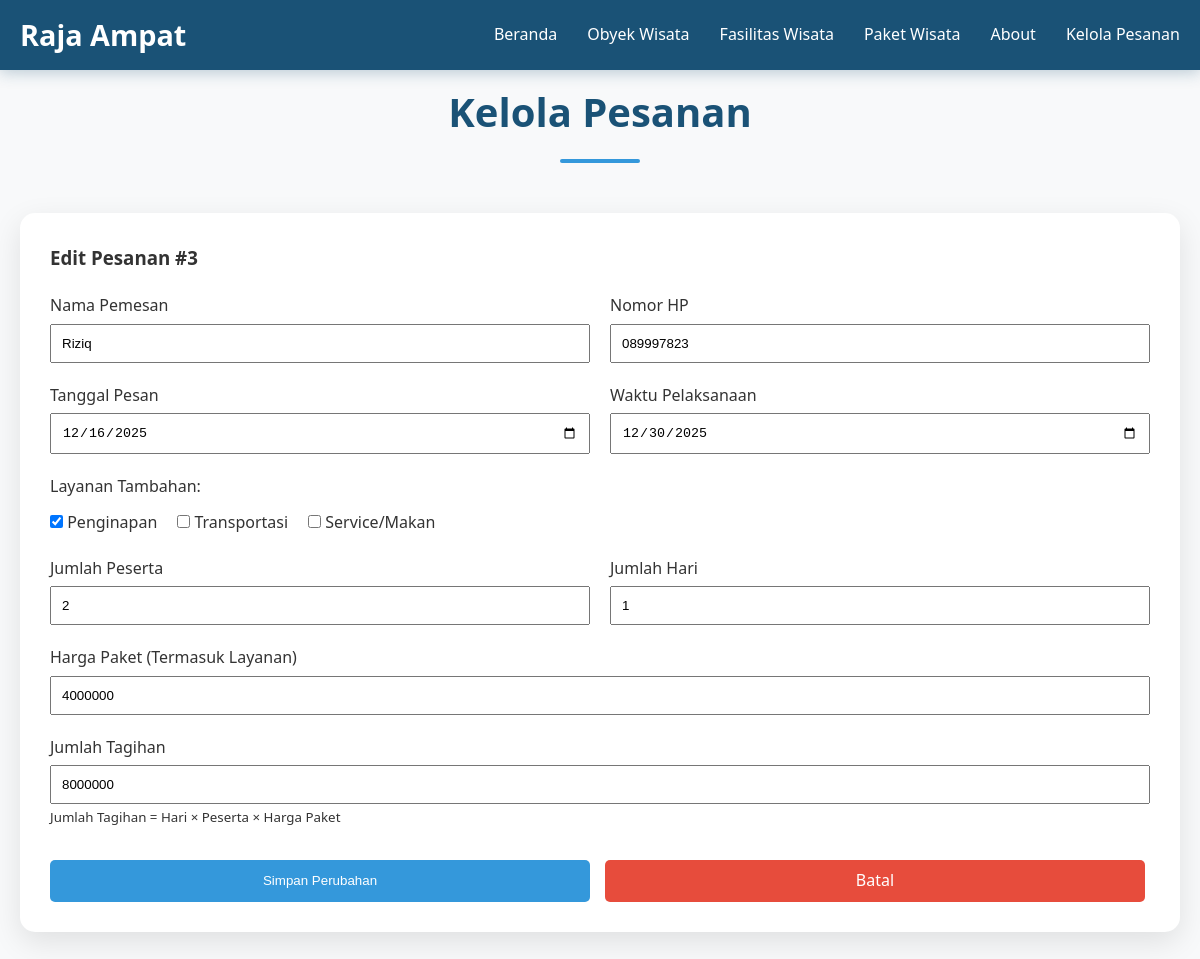
The page /modifikasi_pesanan.php?edit=3 on the database its author committed.
### tables this page shows
CREATE TABLE `pesanan` (
  `id` int(11) NOT NULL,
  `nama_pemesan` varchar(100) NOT NULL,
  `nomor_hp` varchar(20) NOT NULL,
  `tanggal_pesan` date NOT NULL,
  `waktu_pelaksanaan` date NOT NULL,
  `penginapan` tinyint(1) DEFAULT 0,
  `transportasi` tinyint(1) DEFAULT 0,
  `service_makan` tinyint(1) DEFAULT 0,
  `jumlah_peserta` int(11) NOT NULL,
  `jumlah_hari` int(11) NOT NULL,
  `harga_paket` int(11) NOT NULL,
  `jumlah_tagihan` int(11) NOT NULL,
  `created_at` timestamp NOT NULL DEFAULT current_timestamp()
);

### modifikasi_pesanan.php (the view, shortened to what this page needs)
<?php
require_once 'koneksi.php';
$edit_data = null;
if (isset($_GET['edit'])) {
    $edit_id = (int)$_GET['edit'];
    $edit_sql = "SELECT * FROM pesanan WHERE id = $edit_id";
    $edit_result = mysqli_query($conn, $edit_sql);
    if ($edit_result && mysqli_num_rows($edit_result) > 0) {
        $edit_data = mysqli_fetch_assoc($edit_result);
    }
}
?>
<!DOCTYPE html>
<html lang="id">
<head>
    <link rel="stylesheet" href="style.css">
</head>
<body>
    <?php include 'navbar.php'; ?>
    <section class="admin-section">
        <div class="container">
            <h2 class="section-title">Kelola Pesanan</h2>
            <div class="admin-container">
                <?php if ($edit_data): ?>
                    <h3>Edit Pesanan #<?php echo $edit_data['id']; ?></h3>
                    <form method="POST" action="" style="margin-top: 20px;">
                        <div style="display: grid; grid-template-columns: 1fr 1fr; gap: 20px; margin-bottom: 20px;">
                            <div>
                                <label>Nama Pemesan</label>
                                <input type="text" name="nama" value="<?php echo htmlspecialchars($edit_data['nama_pemesan']); ?>" required style="width: 100%; padding: 10px; margin-top: 5px;">
                            </div>
                            <div>
                                <label>Nomor HP</label>
                                <input type="tel" name="nomor_hp" value="<?php echo htmlspecialchars($edit_data['nomor_hp']); ?>" required style="width: 100%; padding: 10px; margin-top: 5px;">
                            </div>
                        </div>
                        <div style="display: grid; grid-template-columns: 1fr 1fr; gap: 20px; margin-bottom: 20px;">
                            <div>
                                <label>Tanggal Pesan</label>
                                <input type="date" name="tanggal_pesan" value="<?php echo $edit_data['tanggal_pesan']; ?>" required style="width: 100%; padding: 10px; margin-top: 5px;">
                            </div>
                            <div>
                                <label>Waktu Pelaksanaan</label>
                                <input type="date" name="waktu_pelaksanaan" value="<?php echo $edit_data['waktu_pelaksanaan']; ?>" required style="width: 100%; padding: 10px; margin-top: 5px;">
                            </div>
                        </div>
                        <div style="margin-bottom: 20px;">
                            <label style="display: block; margin-bottom: 10px;">Layanan Tambahan:</label>
                            <div style="display: flex; gap: 20px;">
                                <label>
                                    <input type="checkbox" name="penginapan" value="1" <?php echo $edit_data['penginapan'] ? 'checked' : ''; ?>>
                                    Penginapan
                                </label>
                                <label>
                                    <input type="checkbox" name="transportasi" value="1" <?php echo $edit_data['transportasi'] ? 'checked' : ''; ?>>
                                    Transportasi
                                </label>
                                <label>
                                    <input type="checkbox" name="service_makan" value="1" <?php echo $edit_data['service_makan'] ? 'checked' : ''; ?>>
                                    Service/Makan
                                </label>
                            </div>
                        </div>
                        <div style="display: grid; grid-template-columns: 1fr 1fr; gap: 20px; margin-bottom: 20px;">
                            <div>
                                <label>Jumlah Peserta</label>
                                <input type="number" name="jumlah_peserta" value="<?php echo $edit_data['jumlah_peserta']; ?>" min="1" required style="width: 100%; padding: 10px; margin-top: 5px;">
                            </div>
                            <div>
                                <label>Jumlah Hari</label>
                                <input type="number" name="jumlah_hari" value="<?php echo $edit_data['jumlah_hari']; ?>" min="1" required style="width: 100%; padding: 10px; margin-top: 5px;">
                            </div>
                        </div>
                        <div style="margin-bottom: 20px;">
                            <label>Harga Paket (Termasuk Layanan)</label>
                            <input type="number" name="harga_paket_total" value="<?php echo $edit_data['harga_paket']; ?>" required style="width: 100%; padding: 10px; margin-top: 5px;">
                        </div>
                        <div style="margin-bottom: 20px;">
                            <label>Jumlah Tagihan</label>
                            <input type="number" name="jumlah_tagihan" value="<?php echo $edit_data['jumlah_tagihan']; ?>" required style="width: 100%; padding: 10px; margin-top: 5px;">
                            <small>Jumlah Tagihan = Hari × Peserta × Harga Paket</small>
                        </div>
                        <div style="display: flex; gap: 10px; margin-top: 30px;">
                            <button type="submit" class="action-btn edit-btn" style="flex: 1;">Simpan Perubahan</button>
                            <a href="modifikasi_pesanan.php" class="action-btn delete-btn" style="flex: 1; text-align: center; text-decoration: none;">Batal</a>
                        </div>
                    </form>
                <?php endif; ?>
            </div>
        </div>
    </section>
</body>
</html>

### style.css (style rules this page uses)
* { margin: 0; padding: 0; box-sizing: border-box; }
body { font-family: 'Segoe UI', Tahoma, Geneva, Verdana, sans-serif; line-height: 1.6; color: #333; background: #f0f8ff; }
.container { max-width: 1200px; margin: 0 auto; padding: 0 20px; }
.section-title { text-align: center; font-size: 2.5rem; margin-bottom: 50px; color: #1a5276; position: relative; }
.section-title::after { content: ''; display: block; width: 80px; height: 4px; background: #3498db; margin: 15px auto; border-radius: 2px; }
html { scroll-behavior: smooth; }

### modifikasi_pesanan.php (style rules this page uses)
.admin-section { padding: 80px 0; background: #f8f9fa; min-height: 100vh; }
.admin-container { max-width: 1200px; margin: 0 auto; background: white; padding: 30px; border-radius: 15px; box-shadow: 0 10px 30px rgba(0,0,0,0.1); }
.action-btn { padding: 8px 15px; border: none; border-radius: 5px; cursor: pointer; margin-right: 5px; font-weight: 500; transition: all 0.3s ease; }
.edit-btn { background: #3498db; color: white; }
.delete-btn { background: #e74c3c; color: white; }

### rows shown on the page
pesanan: id "3", nama "Riziq", nomor_hp "089997823", tanggal_pesan "12/16/2025", waktu_pelaksanaan "12/30/2025", penginapan "☑", jumlah_peserta "2", jumlah_hari "1", harga_paket_total "4000000", jumlah_tagihan "8000000"
